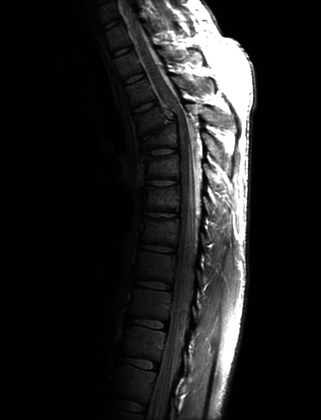
%> input picture fractured_spine.tif, 321 x 420 px, shrunk from 746 x 976 before the run
$ octave Histogram_equalisation.m   (GNU Octave 9; MATLAB toolbox functions it lacks are replaced by stand-ins)
%> lines starting %> are read from the running program, lines starting %| are printed output that depends on the picture
%% Details about the processing

% Histogram Equalisation of an image, is a spatial image enhancement method.
%The transfromation function in this method is to be plotted. There is no such
%constant in this method, which can be tuned to get the desired image.
% This is a wholistic approach.

clear all
clc

lookup_tab=0;
transformed=0;
count=0;

%% Computer program for Histogram plotting
I=imread('fractured_spine.tif'); % Reading an image
%> I is the input picture: size 420x321 uint8; min 0, max 255, mean 32.6

I_forhist=reshape(I,[size(I,1)*size(I,2),1]);
figure;subplot(1,2,1);imshow(I);title('Input image');
hold on;
subplot(1,2,2);hist(I_forhist,0:255);title('Histogram of an input image');
xlabel('Gray-levels');ylabel('Frequency');
%> after `ylabel('Frequency')`:
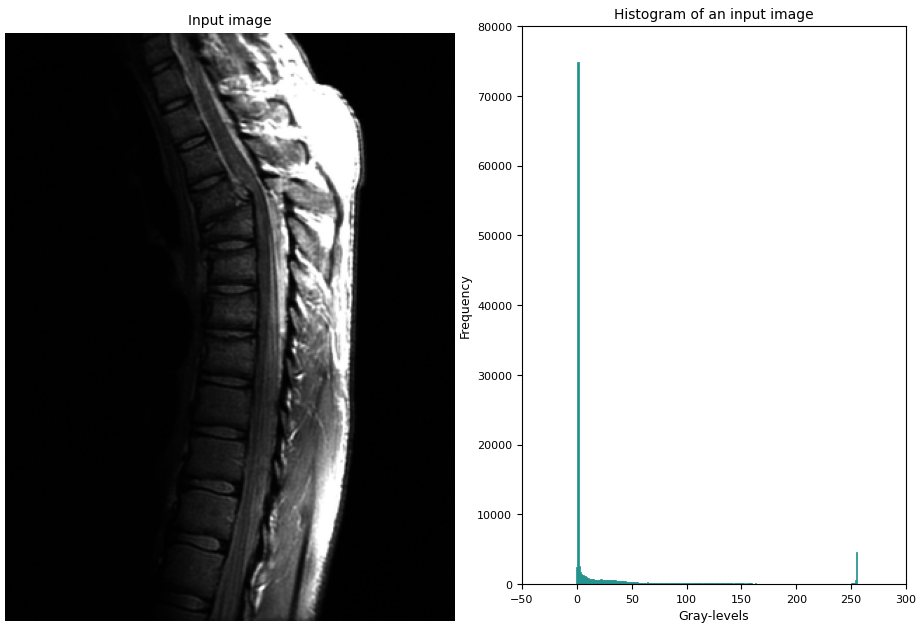
%> figure redrawn from the program's plot data, 2 panels
hold off;

%% Implementation of Histogram Equalisation

% Counting the occurance of each intensity (bin) of an image
for k = 0:1:255
    lookup_tab(k+1,1)=size(I(I==k),1)/(size(I,1)*size(I,2));
    lookup_tab(k+1,2)=k;
end
%> after the loop, lookup_tab = 256 rows, first 12: [0.0183 0; 0.555 1; 0.0187 2; 0.0124 3; 0.0102 4; 0.00942 5; 0.00983 6; 0.00874 7; 0.0088 8; 0.00701 9; 0.0064 10; 0.00607 11]

%Cumulative summation
cs=cumsum(lookup_tab(:,1));
%> cs = 256 values from 0.0183 to 1
for k = 0:1:255
%     transformed(k+1,1)=uint8(round(double(max(I(:)))*sum(lookup_tab(1:(k+1),1))));
    transformed(k+1)=uint8(round(double(max(I(:)))*cs(k+1)));
end
%> after the loop, transformed = 256 values from 5 to 255

% Histogram equalization
for i = 1:1:size(I,1)
    for j = 1:1:size(I,2)
        I_equalized(i,j)=transformed(I(i,j)+1);
    end
end
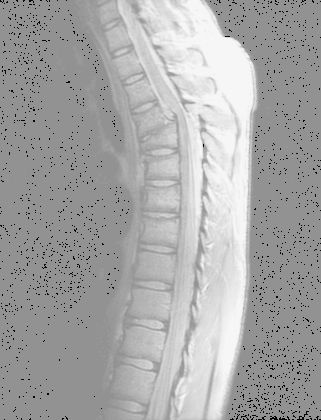
%> I_equalized: size 420x321 double; min 5, max 246, mean 166.8

figure;
subplot(1,3,1); imshow(I);
title('Original Image');
subplot(1,3,2); imshow(I_equalized,[]);
title('Equalized Coded Image');
subplot(1,3,3); stairs((0:255),transformed); xlim([0 255]);ylim([0 255]);
title('Transformation Function');
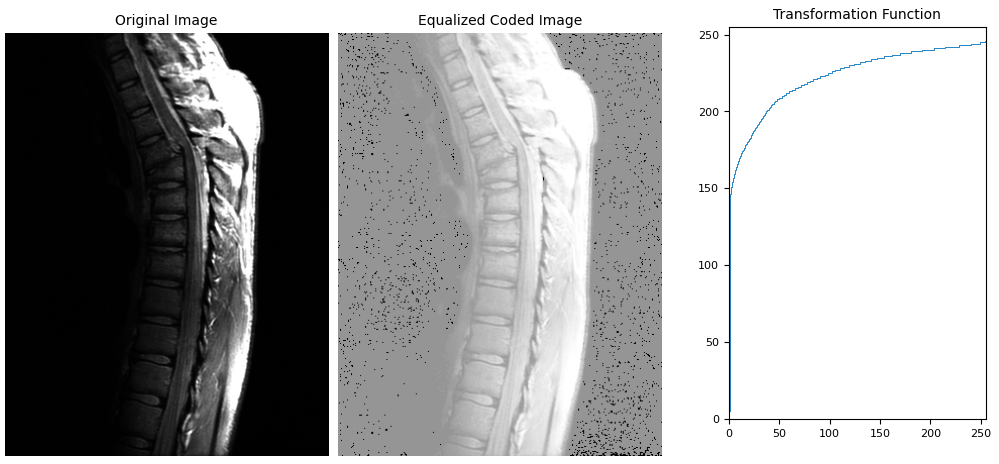
%> figure redrawn from the program's plot data, 3 panels


I_forhist_tran=reshape(I_equalized,[size(I_equalized,1)*size(I_equalized,2),1]);
figure;subplot(1,2,1);imshow(I_equalized,[]);title('Equalised Gray-scale image');
hold on;
subplot(1,2,2);hist(I_forhist_tran,0:255);title('Histogram of after equalisation image');
xlabel('Equalised Gray-levels');ylabel('Frequency');
%> after `ylabel('Frequency')`:
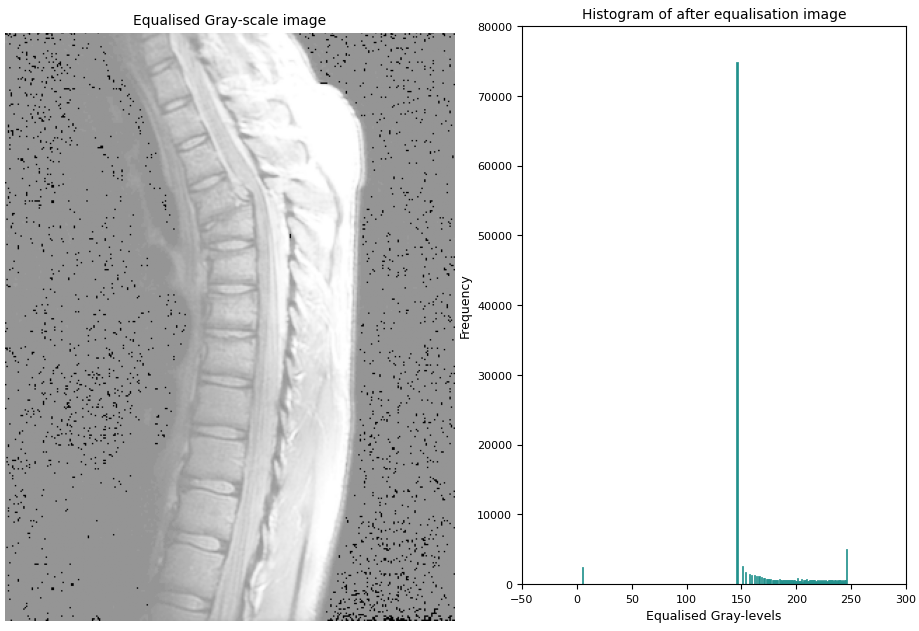
%> figure redrawn from the program's plot data, 2 panels
hold off;
